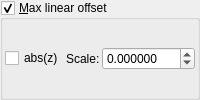
    <widget class="MyGroupBox" name="groupCheck_transf_function_enabledM_false">
     <property name="font">
      <font>
       <weight>50</weight>
       <bold>false</bold>
      </font>
     </property>
     <property name="title">
      <string>&amp;Max linear offset</string>
     </property>
     <property name="checkable">
      <bool>true</bool>
     </property>
     <layout class="QVBoxLayout" name="verticalLayout_4">
      <property name="leftMargin">
       <number>2</number>
      </property>
      <property name="topMargin">
       <number>2</number>
      </property>
      <property name="rightMargin">
       <number>2</number>
      </property>
      <property name="bottomMargin">
       <number>2</number>
      </property>
      <item>
       <layout class="QGridLayout" name="gridLayout_6" columnstretch="0,0,0,1">
        <property name="spacing">
         <number>2</number>
        </property>
        <item row="0" column="3">
         <widget class="MyDoubleSpinBox" name="spinbox_transf_scaleD_1">
          <property name="enabled">
           <bool>true</bool>
          </property>
          <property name="sizePolicy">
           <sizepolicy hsizetype="Minimum" vsizetype="Maximum">
            <horstretch>0</horstretch>
            <verstretch>0</verstretch>
           </sizepolicy>
          </property>
          <property name="prefix">
           <string/>
          </property>
          <property name="decimals">
           <number>6</number>
          </property>
          <property name="minimum">
           <double>-99.989999999999995</double>
          </property>
          <property name="singleStep">
           <double>0.100000000000000</double>
          </property>
         </widget>
        </item>
        <item row="0" column="1">
         <widget class="QLabel" name="label_38">
          <property name="text">
           <string>Scale:</string>
          </property>
         </widget>
        </item>
        <item row="0" column="0">
         <widget class="MyCheckBox" name="checkBox_transf_function_enabledM">
          <property name="enabled">
           <bool>true</bool>
          </property>
          <property name="text">
           <string notr="true">abs(z)</string>
          </property>
         </widget>
        </item>
       </layout>
      </item>
     </layout>
    </widget>
